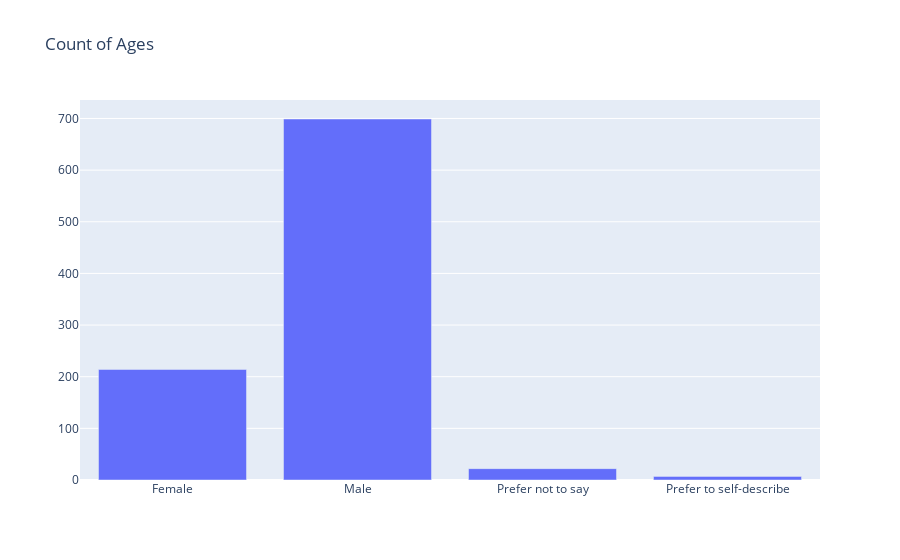

The notebook cell this image was saved under:
### Code cell
temp_y = unemp['Q2'].value_counts().to_list()
temp_x = unemp['Q2'].value_counts().index.values

temp_x, temp_y = zip(*sorted(zip(temp_x,temp_y)))

import plotly.graph_objects as go

fig = go.Figure(data=[go.Bar(
    y=temp_y,
    x=temp_x,
)])
fig.update_layout(title_text='Count of Ages')

### Figure 1 — Plotly figure (JSON) as saved in the notebook; plotly's stock layout.template omitted (floating-point values rounded to 4 significant figures)
{"data": [{"type": "bar", "x": ["Female", "Male", "Prefer not to say", "Prefer to self-describe"], "y": [214, 699, 22, 7]}], "layout": {"title": {"text": "Count of Ages"}}}
